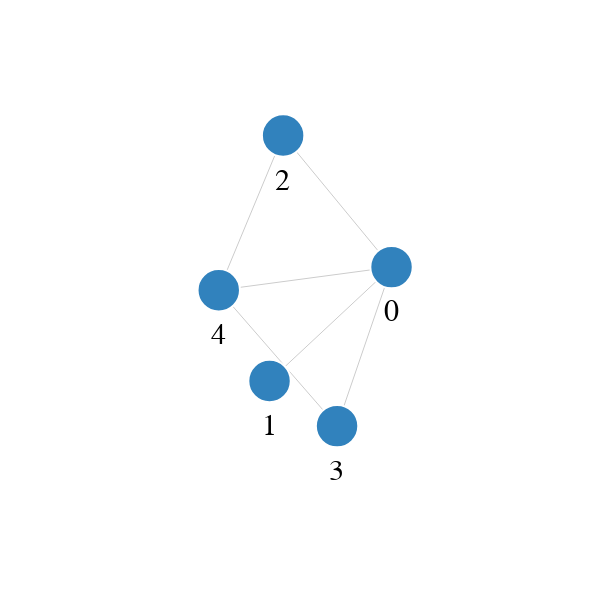

The cell this chart's notebook holds for it:
### Code cell
g = nx.generators.barabasi_albert_graph(5, 3)
schema = plots.spring_force_graph(g, node_labels=None)
plots.save_schema(schema, "_schema.json")
plots.ipy_display(schema)

### Figure 1 — Vega specification as saved in the notebook (floating-point values rounded to 4 significant figures)
{"$schema": "https://vega.github.io/schema/vega/v5.json", "data": [{"name": "node-data", "values": [{"id": 0}, {"id": 1}, {"id": 2}, {"id": 3}, {"id": 4}]}, {"name": "link-data", "values": [{"source": 0, "target": 1}, {"source": 0, "target": 2}, {"source": 0, "target": 3}, {"source": 0, "target": 4}, {"source": 2, "target": 4}, {"source": 3, "target": 4}]}], "description": "A node-link diagram with force-directed layout.", "height": 300, "marks": [{"encode": {"enter": {"fill": {"field": "group", "scale": "color"}, "stroke": {"value": "white"}}, "update": {"cursor": {"value": "pointer"}, "size": {"signal": "2 * nodeRadius * nodeRadius"}}}, "from": {"data": "node-data"}, "name": "nodes", "on": [{"modify": "node", "trigger": "fix", "values": "fix === true ? {fx: node.x, fy: node.y} : {fx: fix[0], fy: fix[1]}"}, {"modify": "node", "trigger": "!fix", "values": "{fx: null, fy: null}"}], "transform": [{"forces": [{"force": "center", "x": {"signal": "cx"}, "y": {"signal": "cy"}}, {"force": "collide", "radius": {"signal": "nodeRadius"}}, {"force": "nbody", "strength": {"signal": "nodeCharge"}}, {"distance": {"signal": "linkDistance"}, "force": "link", "links": "link-data"}], "iterations": 300, "restart": {"signal": "restart"}, "signal": "force", "static": {"signal": "static"}, "type": "force"}], "type": "symbol", "zindex": 1}, {"encode": {"update": {"stroke": {"value": "#ccc"}, "strokeWidth": {"value": 0.5}}}, "from": {"data": "link-data"}, "interactive": false, "transform": [{"require": {"signal": "force"}, "shape": "line", "sourceX": "datum.source.x", "sourceY": "datum.source.y", "targetX": "datum.target.x", "targetY": "datum.target.y", "type": "linkpath"}], "type": "path"}, {"encode": {"enter": {"align": {"value": "center"}, "baseline": {"value": "top"}, "fill": {"value": "black"}, "fontSize": {"value": 15}}, "update": {"text": {"field": "datum.id"}, "x": {"field": "x"}, "y": {"field": "y"}}}, "from": {"data": "nodes"}, "name": "labels", "transform": [{"as": "y", "expr": "datum.y + nodeRadius", "type": "formula"}], "type": "text"}], "padding": 0, "scales": [{"domain": {"data": "node-data", "field": "group"}, "name": "color", "range": {"scheme": "category20c"}, "type": "ordinal"}], "signals": [{"name": "cx", "update": "width / 2"}, {"name": "cy", "update": "height / 2"}, {"name": "nodeRadius", "value": 15}, {"name": "nodeCharge", "value": -80}, {"name": "linkDistance", "value": 80}, {"bind": {"input": "checkbox"}, "name": "static", "value": true}, {"description": "State variable for active node fix status.", "name": "fix", "on": [{"events": "symbol:mouseout[!event.buttons], window:mouseup", "update": "false"}, {"events": "symbol:mouseover", "update": "fix || true"}, {"events": "[symbol:mousedown, window:mouseup] > window:mousemove!", "force": true, "update": "xy()"}], "value": false}, {"description": "Graph node most recently interacted with.", "name": "node", "on": [{"events": "symbol:mouseover", "update": "fix === true ? item() : node"}], "value": null}, {"description": "Flag to restart Force simulation upon data changes.", "name": "restart", "on": [{"events": {"signal": "fix"}, "update": "fix && fix.length"}], "value": false}], "width": 300}
